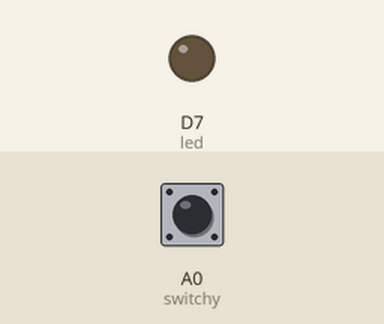
Recording of a sketch running on a simulated Particle Photon. Parts: output pins drawn as LEDs (lit = HIGH). Dashed ring = blinking. The test bench sets the inputs (shaded band); at power-on: A0 (switchy) HIGH. Random numbers use the default seed unless the sketch sets one.

Above: at 1.2 s.
1.3 s: A0 (switchy) pulled LOW for 3.2 s
At 1.7 s:
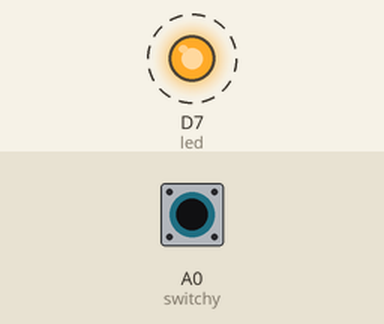
Timing chart, 0 to 6.4 s (numbered marks = the images above; inputs shaded):
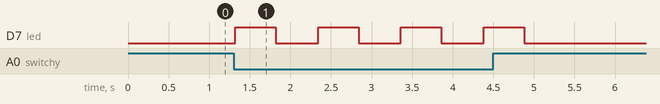

The sketch:

PubSub.ino
```cpp
/*
 * Project PubSub
 * Description:
 * Author:
 * Date:
 */
const int switchy = A0;
const int led = D7;
int luckyNumber;
// setup() runs once, when the device is first turned on.
void setup() {
  // Put initialization like pinMode and begin functions here.
  pinMode(switchy,INPUT_PULLUP);
  pinMode(led,OUTPUT);
  Particle.subscribe("tapped",handleTap,MY_DEVICES);
  Particle.variable("luckyNumber",luckyNumber);
  Serial.begin(9600);
}

// loop() runs over and over again, as quickly as it can execute.
void loop() {
  // The core of your code will likely live here.
  if(digitalRead(switchy) == LOW){
    luckyNumber = random(100);
    Particle.publish("tapped", String::format("%d",luckyNumber),PRIVATE);
    digitalWrite(led,HIGH);
    delay(500);
    digitalWrite(led,LOW);
    delay(500);

  }

}

void handleTap(String event, String data){
  Serial.println(data);
}
```

Measured:
- after the input at 1.3 s, D7 (led): alternates HIGH for 0.50 s and LOW for 0.52 s, 8 changes in all, then stays LOW, starting at once
